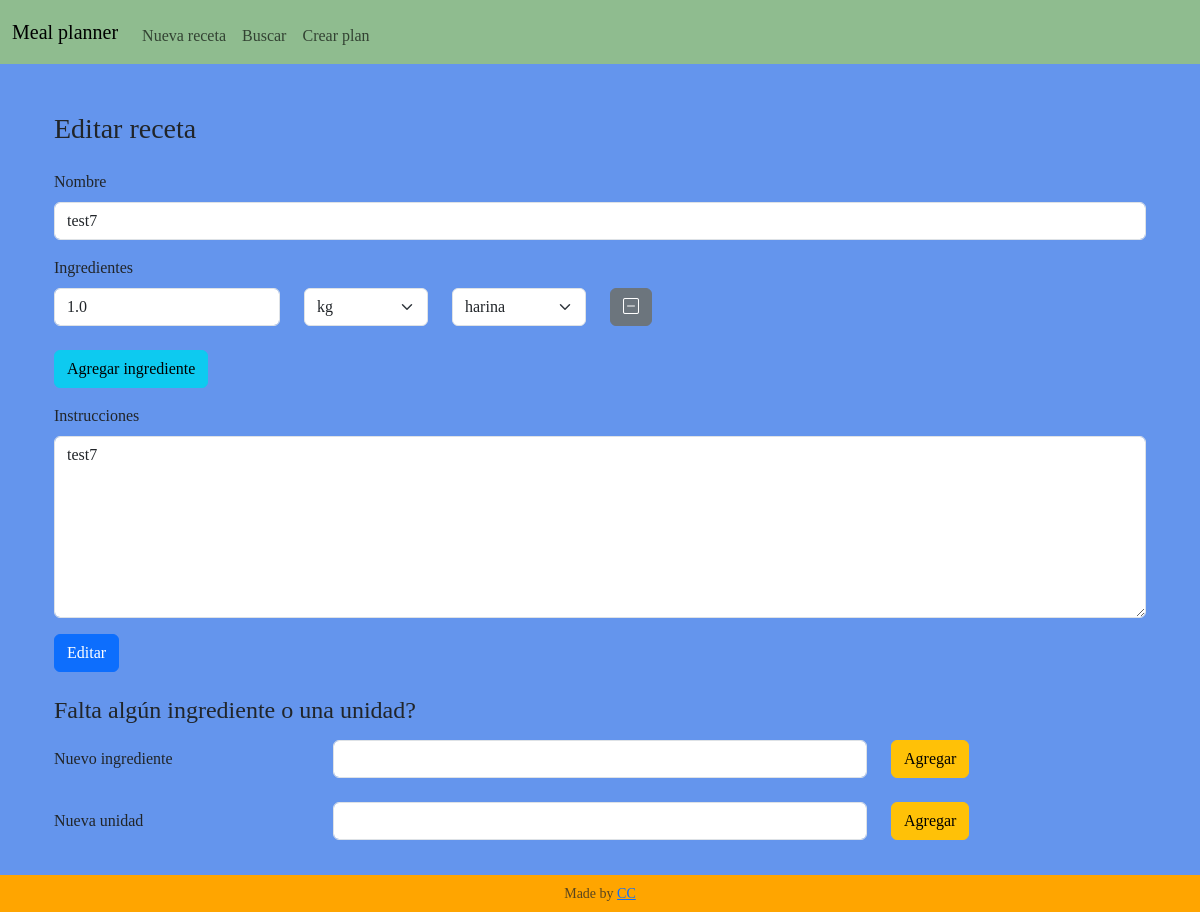
The app's page /edit_recipe?recipe_id=12 with its own data.
### tables this page shows
CREATE TABLE recipes (id INTEGER PRIMARY KEY AUTOINCREMENT NOT NULL, name TEXT NOT NULL, instructions TEXT NOT NULL);

CREATE TABLE ing_used (recipe_id INTEGER NOT NULL, ing_id INTEGER NOT NULL, quantity FLOAT NOT NULL, unit_id INTEGER NOT NULL, FOREIGN KEY (recipe_id) REFERENCES recipes(id), FOREIGN KEY (ing_id) REFERENCES ingredients(id), FOREIGN KEY (unit_id) REFERENCES units(id));

### app.py (the view)
@app.route("/edit_recipe", methods=["GET", "POST"])
def edit_recipe():
    if request.method == "POST":
        result = request.form
        recipe_id = request.form.get("recipe_id")
        recipe_name = request.form.get("recipe_name")
        if not recipe_name:
            return render_template('result.html', msg = "Please complete a recipe name")
        instructions = request.form.get("recipe_instructions")
        if not instructions:
            return render_template('result.html', msg = "Please complete instructions for the recipe")
        try:
            with sqlite3.connect('meal_planner.db') as con:
                cur = con.cursor()
                cur.execute("UPDATE recipes SET name = ?, instructions = ? WHERE id = ?", (recipe_name, instructions, recipe_id))
                cur.execute("DELETE FROM ing_used WHERE recipe_id = ?", (recipe_id,))
                query_values = {}
                for input_name, input_value in result.items():
                    if input_name != "recipe_name" and input_name != "recipe_instructions" and input_name != "recipe_id":
                        number = input_name.split("_")[1]
                        category = input_name.split("_")[0]
                        if number not in query_values:
                            query_values[number] = [recipe_id, None, None, None]
                        if category == "ingredient":
                            query_values[number][1] = input_value
                        if category == "quantity":
                            query_values[number][2] = input_value
                        if category == "unit":
                            query_values[number][3] = input_value
                for row in query_values.values():
                    cur.execute("INSERT INTO ing_used (recipe_id, ing_id, quantity, unit_id) VALUES (?,?,?,?)", tuple(row))
                con.commit()
                msg = "Record successfully edited in the database"
        except Exception as e:
            con.rollback()
            msg = "Error in the UPDATE: " + str(e)
        finally:
            con.close()
            session.clear()
            return render_template('result.html', msg=msg)
    else:
        recipe_id = request.args.get("recipe_id")
        return display_edit_recipe(recipe_id)

### app.py (called while the page is built)
def db_connect():
    con = sqlite3.connect("meal_planner.db")
    con.row_factory = sqlite3.Row
    cur = con.cursor()
    return cur

def db_close(con):
    con.close()

@app.after_request
def after_request(response):
    response.headers["Cache-Control"] = "no-cache, no-store, must-revalidate"
    response.headers["Expires"] = 0
    response.headers["Pragma"] = "no-cache"
    return response

def display_edit_recipe(edited_recipe_id):
        cur = db_connect()
        cur.execute("SELECT * FROM recipes WHERE id = ?", (edited_recipe_id,))
        recipe = cur.fetchall()
        cur.execute("SELECT * FROM ingredients ORDER BY name ASC")
        all_ingredients = cur.fetchall()
        cur.execute("SELECT * FROM units ORDER BY name ASC")
        all_units = cur.fetchall()
        cur.execute("SELECT ing_used.quantity, ingredients.name AS ing_name, ingredients.id AS ing_id, units.name AS unit_name, units.id AS unit_id FROM ing_used JOIN ingredients ON ingredients.id = ing_used.ing_id JOIN units ON units.id = ing_used.unit_id WHERE ing_used.recipe_id = ?", (edited_recipe_id,))
        ing_used = cur.fetchall()
        db_close(cur)
        return render_template("edit_recipe.html", recipe=recipe, ing_used=ing_used, all_ingredients=all_ingredients, all_units=all_units)

### templates/edit_recipe.html (shortened to what this page needs)
{% extends "layout.html" %}
{% block main %}
<div class="container-fluid">
    <h3 class="pb-3">Editar receta</h3>
    <form action="/edit_recipe" method="post" class="mb-4">
        <div class="mb-3">
            <label for="recipe_name" class="form-label">Nombre</label>
            <input autofocus type="text" class="form-control" id="recipe_name" name="recipe_name"
                value="{{ recipe[0]['name'] }}">
        </div>
        <section id="ingredients">
            <p class="form-label">Ingredientes</p>
            {% for ing in ing_used %}
            <div class="row mb-3" id="ing_{{ loop.index }}">
                <div class="col-auto mb-2">
                    <input type="number" class="form-control" id="quantity_{{ loop.index }}" placeholder="Cantidad" name="quantity_{{ loop.index }}"
                        value="{{ ing["quantity"] }}">
                </div>
                <div class="col-auto mb-2">
                    <select class="form-select" id="unit_{{ loop.index }}" name="unit_{{ loop.index }}">
                        {% for unit in all_units %}
                            {% if unit['id'] == ing['unit_id'] %}
                                <option value="{{unit['id']}}" selected>{{unit["name"]}}</option>
                            {% else %}
                                <option value="{{unit['id']}}">{{unit["name"]}}</option>
                            {% endif %}
                        {% endfor %}
                    </select>
                </div>
                <div class="col-auto mb-2">
                    <select class="form-select" id="ingredient_{{ loop.index }}" name="ingredient_{{ loop.index }}">
                        {% for ingredient in all_ingredients %}
                            {% if ingredient['id'] == ing['ing_id'] %}
                                <option value="{{ingredient['id']}}" selected>{{ingredient["name"]}}</option>
                            {% else %}
                                <option value="{{ingredient['id']}}">{{ingredient["name"]}}</option>
                            {% endif %}
                        {% endfor %}
                    </select>
                </div>
                <div class="col-auto mb-2">
                    <button type="button" class="btn btn-secondary minus-button" id="remove_ing_input_{{ loop.index }}">
                        <i class="bi bi-dash-square" id="remove_icon_{{ loop.index }}"></i>
                    </button>
                </div>
            </div>
            {% endfor %}
        </section>
        <button type="button" class="btn btn-info mb-3" id="add_ing_input">Agregar ingrediente</button>
        <div class="mb-3">
            <label for="recipe_instructions" class="form-label">Instrucciones</label>
            <textarea rows="7" class="form-control" id="recipe_instructions"
                name="recipe_instructions">{{ recipe[0]['instructions']}}</textarea>
        </div>
        <button type="submit" class="btn btn-primary">Editar</button>
    </form>
    <h4 class="mb-3">Falta algún ingrediente o una unidad?</h4>
    <form action="/create_ingredient" method="post">
        <div class="row mb-3">
            <div class="col-sm-3 mb-2">
                <label for="new_ing" class="col-form-label">Nuevo ingrediente</label>
            </div>
            <div class="col-sm-6  mb-2">
                <input type="text" class="form-control" id="new_ing" name="new_ing">
            </div>
            <div class="col-auto mb-2">
                <button class="btn btn-warning">Agregar</button>
            </div>
        </div>
    </form>
    <form action="/create_unit" method="post">
        <div class="row mb-3 align-items-start">
            <div class="col-sm-3 mb-2">
                <label for="new_unit" class="col-form-label">Nueva unidad</label>
            </div>
            <div class="col-sm-6 mb-2">
                <input type="text" class="form-control" id="new_unit" name="new_unit">
            </div>
            <div class="col-auto mb-2">
                <button class="btn btn-warning">Agregar</button>
            </div>
        </div>
    </form>
</div>
{% endblock %}

### static/styles.css (style rules this page uses)
body { background-color: cornflowerblue; font-family: Georgia, 'Times New Roman', Times, serif; }

### records on screen
recipes: recipe_name "test7", recipe_instructions "test7"
ing_used: quantity "1.0"

### other values on screen
form field value "kg"
form field value "harina"
